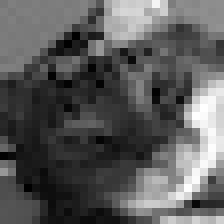
#> input picture examples/Image_Transmission/Modulation/image.png, 28 x 28 px (shown 8 times larger)
$ python imageToBinary.py
#> lines starting #> are read from the running program, lines starting #| are printed output that depends on the picture
from PIL import Image
import numpy as np

def image_to_binary(image_path, output_txt):
    # Load and convert image to grayscale
#> called with image_path = 'image.png', output_txt = 'binary.txt'
    img = Image.open(image_path).convert('L')

    img = img.resize((50, 50))  # Ensure it's 50x50
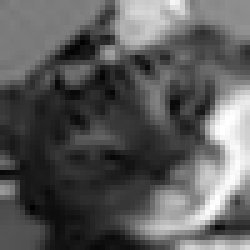
#> img: PIL image 50x50 L (shown 5 times larger); min 0, max 255, mean 90.5
    pixels = np.array(img)

    # Convert pixel values to binary
    binary_data = ''.join(f'{pixel:08b}' for pixel in pixels.flatten())

    # Save binary data to a text file
    with open(output_txt, 'w') as file:
        file.write(binary_data)
    print(f"Binary data saved to {output_txt}")
    return binary_data


binary_data = image_to_binary('image.png', 'binary.txt')
